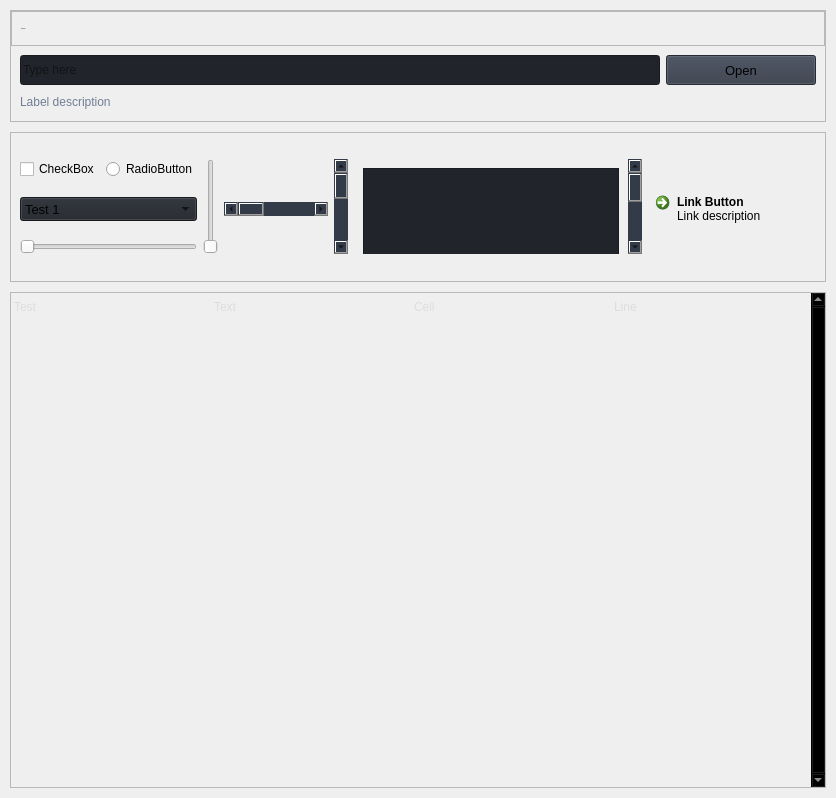
             <widget class="QWidget" name="widgets">
              <property name="styleSheet">
               <string notr="true">b</string>
              </property>
              <layout class="QVBoxLayout" name="verticalLayout">
               <property name="spacing">
                <number>10</number>
               </property>
               <property name="leftMargin">
                <number>10</number>
               </property>
               <property name="topMargin">
                <number>10</number>
               </property>
               <property name="rightMargin">
                <number>10</number>
               </property>
               <property name="bottomMargin">
                <number>10</number>
               </property>
               <item>
                <widget class="QFrame" name="row_1">
                 <property name="frameShape">
                  <enum>QFrame::StyledPanel</enum>
                 </property>
                 <property name="frameShadow">
                  <enum>QFrame::Raised</enum>
                 </property>
                 <layout class="QVBoxLayout" name="verticalLayout_16">
                  <property name="spacing">
                   <number>0</number>
                  </property>
                  <property name="leftMargin">
                   <number>0</number>
                  </property>
                  <property name="topMargin">
                   <number>0</number>
                  </property>
                  <property name="rightMargin">
                   <number>0</number>
                  </property>
                  <property name="bottomMargin">
                   <number>0</number>
                  </property>
                  <item>
                   <widget class="QFrame" name="frame_div_content_1">
                    <property name="minimumSize">
                     <size>
                      <width>0</width>
                      <height>110</height>
                     </size>
                    </property>
                    <property name="maximumSize">
                     <size>
                      <width>16777215</width>
                      <height>110</height>
                     </size>
                    </property>
                    <property name="frameShape">
                     <enum>QFrame::NoFrame</enum>
                    </property>
                    <property name="frameShadow">
                     <enum>QFrame::Raised</enum>
                    </property>
                    <layout class="QVBoxLayout" name="verticalLayout_17">
                     <property name="spacing">
                      <number>0</number>
                     </property>
                     <property name="leftMargin">
                      <number>0</number>
                     </property>
                     <property name="topMargin">
                      <number>0</number>
                     </property>
                     <property name="rightMargin">
                      <number>0</number>
                     </property>
                     <property name="bottomMargin">
                      <number>0</number>
                     </property>
                     <item>
                      <widget class="QFrame" name="frame_title_wid_1">
                       <property name="maximumSize">
                        <size>
                         <width>16777215</width>
                         <height>35</height>
                        </size>
                       </property>
                       <property name="frameShape">
                        <enum>QFrame::StyledPanel</enum>
                       </property>
                       <property name="frameShadow">
                        <enum>QFrame::Raised</enum>
                       </property>
                       <layout class="QVBoxLayout" name="verticalLayout_18">
                        <item>
                         <widget class="QLabel" name="labelBoxBlenderInstalation">
                          <property name="font">
                           <font>
                            <family>Segoe UI</family>
                            <pointsize>-1</pointsize>
                            <italic>false</italic>
                            <bold>false</bold>
                           </font>
                          </property>
                          <property name="styleSheet">
                           <string notr="true"/>
                          </property>
                          <property name="text">
                           <string>FILE BOX</string>
                          </property>
                         </widget>
                        </item>
                       </layout>
                      </widget>
                     </item>
                     <item>
                      <widget class="QFrame" name="frame_content_wid_1">
                       <property name="frameShape">
                        <enum>QFrame::NoFrame</enum>
                       </property>
                       <property name="frameShadow">
                        <enum>QFrame::Raised</enum>
                       </property>
                       <layout class="QHBoxLayout" name="horizontalLayout_9">
                        <item>
                         <layout class="QGridLayout" name="gridLayout">
                          <property name="bottomMargin">
                           <number>0</number>
                          </property>
                          <item row="0" column="0">
                           <widget class="QLineEdit" name="lineEdit">
                            <property name="minimumSize">
                             <size>
                              <width>0</width>
                              <height>30</height>
                             </size>
                            </property>
                            <property name="styleSheet">
                             <string notr="true">background-color: rgb(33, 37, 43);</string>
                            </property>
                            <property name="text">
                             <string/>
                            </property>
                            <property name="placeholderText">
                             <string>Type here</string>
                            </property>
                           </widget>
                          </item>
                          <item row="0" column="1">
                           <widget class="QPushButton" name="pushButton">
                            <property name="minimumSize">
                             <size>
                              <width>150</width>
                              <height>30</height>
                             </size>
                            </property>
                            <property name="font">
                             <font>
                              <family>Segoe UI</family>
                              <pointsize>10</pointsize>
                              <italic>false</italic>
                              <bold>false</bold>
                             </font>
                            </property>
                            <property name="cursor">
                             <cursorShape>PointingHandCursor</cursorShape>
                            </property>
                            <property name="styleSheet">
                             <string notr="true">background-color: rgb(52, 59, 72);</string>
                            </property>
                            <property name="text">
                             <string>Open</string>
                            </property>
                            <property name="icon">
                             <iconset>
                              <normaloff>:/icons/images/icons/cil-folder-open.png</normaloff>:/icons/images/icons/cil-folder-open.png</iconset>
                            </property>
                           </widget>
                          </item>
                          <item row="1" column="0" colspan="2">
                           <widget class="QLabel" name="labelVersion_3">
                            <property name="styleSheet">
                             <string notr="true">color: rgb(113, 126, 149);</string>
                            </property>
                            <property name="lineWidth">
                             <number>1</number>
                            </property>
                            <property name="text">
                             <string>Label description</string>
                            </property>
                            <property name="alignment">
                             <set>Qt::AlignLeading|Qt::AlignLeft|Qt::AlignVCenter</set>
                            </property>
                           </widget>
                          </item>
                         </layout>
                        </item>
                       </layout>
                      </widget>
                     </item>
                    </layout>
                   </widget>
                  </item>
                 </layout>
                </widget>
               </item>
               <item>
                <widget class="QFrame" name="row_2">
                 <property name="minimumSize">
                  <size>
                   <width>0</width>
                   <height>150</height>
                  </size>
                 </property>
                 <property name="frameShape">
                  <enum>QFrame::StyledPanel</enum>
                 </property>
                 <property name="frameShadow">
                  <enum>QFrame::Raised</enum>
                 </property>
                 <layout class="QVBoxLayout" name="verticalLayout_19">
                  <item>
                   <layout class="QGridLayout" name="gridLayout_2">
                    <item row="0" column="0">
                     <widget class="QCheckBox" name="checkBox">
                      <property name="autoFillBackground">
                       <bool>false</bool>
                      </property>
                      <property name="styleSheet">
                       <string notr="true"/>
                      </property>
                      <property name="text">
                       <string>CheckBox</string>
                      </property>
                     </widget>
                    </item>
                    <item row="0" column="1">
                     <widget class="QRadioButton" name="radioButton">
                      <property name="styleSheet">
                       <string notr="true"/>
                      </property>
                      <property name="text">
                       <string>RadioButton</string>
                      </property>
                     </widget>
                    </item>
                    <item row="0" column="2" rowspan="3">
                     <widget class="QSlider" name="verticalSlider">
                      <property name="styleSheet">
                       <string notr="true"/>
                      </property>
                      <property name="orientation">
                       <enum>Qt::Vertical</enum>
                      </property>
                     </widget>
                    </item>
                    <item row="0" column="4" rowspan="3">
                     <widget class="QScrollBar" name="verticalScrollBar">
                      <property name="styleSheet">
                       <string notr="true"> QScrollBar:vertical { background: rgb(52, 59, 72); }
 QScrollBar:horizontal { background: rgb(52, 59, 72); }</string>
                      </property>
                      <property name="orientation">
                       <enum>Qt::Vertical</enum>
                      </property>
                     </widget>
                    </item>
                    <item row="0" column="5" rowspan="3">
                     <widget class="QScrollArea" name="scrollArea">
                      <property name="styleSheet">
                       <string notr="true"> QScrollBar:vertical {
    background: rgb(52, 59, 72);
 }
 QScrollBar:horizontal {
    background: rgb(52, 59, 72);
 }</string>
                      </property>
                      <property name="frameShape">
                       <enum>QFrame::NoFrame</enum>
                      </property>
                      <property name="verticalScrollBarPolicy">
                       <enum>Qt::ScrollBarAlwaysOn</enum>
                      </property>
                      <property name="horizontalScrollBarPolicy">
                       <enum>Qt::ScrollBarAsNeeded</enum>
                      </property>
                      <property name="widgetResizable">
                       <bool>true</bool>
                      </property>
                      <widget class="QWidget" name="scrollAreaWidgetContents">
                       <property name="geometry">
                        <rect>
                         <x>0</x>
                         <y>0</y>
                         <width>218</width>
                         <height>218</height>
                        </rect>
                       </property>
                       <property name="styleSheet">
                        <string notr="true"> QScrollBar:vertical {
	border: none;
    background: rgb(52, 59, 72);
    width: 14px;
    margin: 21px 0 21px 0;
	border-radius: 0px;
 }</string>
                       </property>
                       <layout class="QHBoxLayout" name="horizontalLayout_11">
                        <item>
                         <widget class="QPlainTextEdit" name="plainTextEdit">
                          <property name="minimumSize">
                           <size>
                            <width>200</width>
                            <height>200</height>
                           </size>
                          </property>
                          <property name="styleSheet">
                           <string notr="true">background-color: rgb(33, 37, 43);</string>
                          </property>
                         </widget>
                        </item>
                       </layout>
                      </widget>
                     </widget>
                    </item>
                    <item row="1" column="0" colspan="2">
                     <widget class="QComboBox" name="comboBox">
                      <property name="font">
                       <font>
                        <family>Segoe UI</family>
                        <pointsize>10</pointsize>
                        <italic>false</italic>
                        <bold>false</bold>
                       </font>
                      </property>
                      <property name="toolTipDuration">
                       <number>-1</number>
                      </property>
                      <property name="autoFillBackground">
                       <bool>false</bool>
                      </property>
                      <property name="styleSheet">
                       <string notr="true">background-color: rgb(33, 37, 43);</string>
                      </property>
                      <property name="sizeAdjustPolicy">
                       <enum>QComboBox::AdjustToMinimumContentsLengthWithIcon</enum>
                      </property>
                      <property name="iconSize">
                       <size>
                        <width>16</width>
                        <height>16</height>
                       </size>
                      </property>
                      <property name="frame">
                       <bool>true</bool>
                      </property>
                      <item>
                       <property name="text">
                        <string>Test 1</string>
                       </property>
                      </item>
                      <item>
                       <property name="text">
                        <string>Test 2</string>
                       </property>
                      </item>
                      <item>
                       <property name="text">
                        <string>Test 3</string>
                       </property>
                      </item>
                     </widget>
                    </item>
                    <item row="1" column="3">
                     <widget class="QScrollBar" name="horizontalScrollBar">
                      <property name="sizePolicy">
                       <sizepolicy hsizetype="Expanding" vsizetype="Fixed">
                        <horstretch>0</horstretch>
                        <verstretch>0</verstretch>
                       </sizepolicy>
                      </property>
                      <property name="styleSheet">
                       <string notr="true"> QScrollBar:vertical { background: rgb(52, 59, 72); }
 QScrollBar:horizontal { background: rgb(52, 59, 72); }</string>
                      </property>
                      <property name="orientation">
                       <enum>Qt::Horizontal</enum>
                      </property>
                     </widget>
                    </item>
                    <item row="1" column="6">
                     <widget class="QCommandLinkButton" name="commandLinkButton">
                      <property name="cursor">
                       <cursorShape>PointingHandCursor</cursorShape>
                      </property>
                      <property name="styleSheet">
                       <string notr="true"/>
                      </property>
                      <property name="text">
                       <string>Link Button</string>
                      </property>
                      <property name="icon">
                       <iconset>
                        <normaloff>:/icons/images/icons/cil-link.png</normaloff>:/icons/images/icons/cil-link.png</iconset>
                      </property>
                      <property name="description">
                       <string>Link description</string>
                      </property>
                     </widget>
                    </item>
                    <item row="2" column="0" colspan="2">
                     <widget class="QSlider" name="horizontalSlider">
                      <property name="styleSheet">
                       <string notr="true"/>
                      </property>
                      <property name="orientation">
                       <enum>Qt::Horizontal</enum>
                      </property>
                     </widget>
                    </item>
                   </layout>
                  </item>
                 </layout>
                </widget>
               </item>
               <item>
                <widget class="QFrame" name="row_3">
                 <property name="minimumSize">
                  <size>
                   <width>0</width>
                   <height>150</height>
                  </size>
                 </property>
                 <property name="frameShape">
                  <enum>QFrame::StyledPanel</enum>
                 </property>
                 <property name="frameShadow">
                  <enum>QFrame::Raised</enum>
                 </property>
                 <layout class="QHBoxLayout" name="horizontalLayout_12">
                  <property name="spacing">
                   <number>0</number>
                  </property>
                  <property name="leftMargin">
                   <number>0</number>
                  </property>
                  <property name="topMargin">
                   <number>0</number>
                  </property>
                  <property name="rightMargin">
                   <number>0</number>
                  </property>
                  <property name="bottomMargin">
                   <number>0</number>
                  </property>
                  <item>
                   <widget class="QTableWidget" name="tableWidget">
                    <property name="sizePolicy">
                     <sizepolicy hsizetype="Expanding" vsizetype="Expanding">
                      <horstretch>0</horstretch>
                      <verstretch>0</verstretch>
                     </sizepolicy>
                    </property>
                    <property name="palette">
                     <palette>
                      <active>
                       <colorrole role="WindowText">
                        <brush brushstyle="SolidPattern">
                         <color alpha="255">
                          <red>221</red>
                          <green>221</green>
                          <blue>221</blue>
                         </color>
                        </brush>
                       </colorrole>
                       <colorrole role="Button">
                        <brush brushstyle="SolidPattern">
                         <color alpha="0">
                          <red>0</red>
                          <green>0</green>
                          <blue>0</blue>
                         </color>
                        </brush>
                       </colorrole>
                       <colorrole role="Text">
                        <brush brushstyle="SolidPattern">
                         <color alpha="255">
                          <red>221</red>
                          <green>221</green>
                          <blue>221</blue>
                         </color>
                        </brush>
                       </colorrole>
                       <colorrole role="ButtonText">
                        <brush brushstyle="SolidPattern">
                         <color alpha="255">
                          <red>221</red>
                          <green>221</green>
                          <blue>221</blue>
                         </color>
                        </brush>
                       </colorrole>
                       <colorrole role="Base">
                        <brush brushstyle="NoBrush">
                         <color alpha="255">
                          <red>0</red>
                          <green>0</green>
                          <blue>0</blue>
                         </color>
                        </brush>
                       </colorrole>
                       <colorrole role="Window">
                        <brush brushstyle="SolidPattern">
                         <color alpha="0">
                          <red>0</red>
                          <green>0</green>
                          <blue>0</blue>
                         </color>
                        </brush>
                       </colorrole>
                       <colorrole role="PlaceholderText">
                        <brush brushstyle="SolidPattern">
                         <color alpha="128">
                          <red>221</red>
                          <green>221</green>
                          <blue>221</blue>
                         </color>
                        </brush>
                       </colorrole>
                      </active>
                      <inactive>
                       <colorrole role="WindowText">
                        <brush brushstyle="SolidPattern">
                         <color alpha="255">
                          <red>221</red>
                          <green>221</green>
                          <blue>221</blue>
                         </color>
                        </brush>
                       </colorrole>
                       <colorrole role="Button">
                        <brush brushstyle="SolidPattern">
                         <color alpha="0">
                          <red>0</red>
                          <green>0</green>
                          <blue>0</blue>
                         </color>
                        </brush>
                       </colorrole>
                       <colorrole role="Text">
                        <brush brushstyle="SolidPattern">
                         <color alpha="255">
                          <red>221</red>
                          <green>221</green>
                          <blue>221</blue>
                         </color>
                        </brush>
                       </colorrole>
                       <colorrole role="ButtonText">
                        <brush brushstyle="SolidPattern">
                         <color alpha="255">
                          <red>221</red>
                          <green>221</green>
                          <blue>221</blue>
                         </color>
                        </brush>
                       </colorrole>
                       <colorrole role="Base">
                        <brush brushstyle="NoBrush">
                         <color alpha="255">
                          <red>0</red>
                          <green>0</green>
                          <blue>0</blue>
                         </color>
                        </brush>
                       </colorrole>
                       <colorrole role="Window">
                        <brush brushstyle="SolidPattern">
                         <color alpha="0">
                          <red>0</red>
                          <green>0</green>
                          <blue>0</blue>
                         </color>
                        </brush>
                       </colorrole>
                       <colorrole role="PlaceholderText">
                        <brush brushstyle="SolidPattern">
                         <color alpha="128">
                          <red>221</red>
                          <green>221</green>
                          <blue>221</blue>
                         </color>
                        </brush>
                       </colorrole>
                      </inactive>
                      <disabled>
                       <colorrole role="WindowText">
                        <brush brushstyle="SolidPattern">
                         <color alpha="255">
                          <red>221</red>
                          <green>221</green>
                          <blue>221</blue>
                         </color>
                        </brush>
                       </colorrole>
                       <colorrole role="Button">
                        <brush brushstyle="SolidPattern">
                         <color alpha="0">
                          <red>0</red>
                          <green>0</green>
                          <blue>0</blue>
                         </color>
                        </brush>
                       </colorrole>
                       <colorrole role="Text">
                        <brush brushstyle="SolidPattern">
                         <color alpha="255">
                          <red>221</red>
                          <green>221</green>
                          <blue>221</blue>
                         </color>
                        </brush>
                       </colorrole>
                       <colorrole role="ButtonText">
                        <brush brushstyle="SolidPattern">
                         <color alpha="255">
                          <red>221</red>
                          <green>221</green>
                          <blue>221</blue>
                         </color>
                        </brush>
                       </colorrole>
                       <colorrole role="Base">
                        <brush brushstyle="NoBrush">
                         <color alpha="255">
                          <red>0</red>
                          <green>0</green>
                          <blue>0</blue>
                         </color>
                        </brush>
                       </colorrole>
                       <colorrole role="Window">
                        <brush brushstyle="SolidPattern">
                         <color alpha="0">
                          <red>0</red>
                          <green>0</green>
                          <blue>0</blue>
                         </color>
                        </brush>
                       </colorrole>
                       <colorrole role="PlaceholderText">
                        <brush brushstyle="SolidPattern">
                         <color alpha="128">
                          <red>221</red>
                          <green>221</green>
                          <blue>221</blue>
                         </color>
                        </brush>
                       </colorrole>
                      </disabled>
                     </palette>
                    </property>
                    <property name="frameShape">
                     <enum>QFrame::NoFrame</enum>
                    </property>
                    <property name="verticalScrollBarPolicy">
                     <enum>Qt::ScrollBarAlwaysOn</enum>
                    </property>
                    <property name="sizeAdjustPolicy">
                     <enum>QAbstractScrollArea::AdjustToContents</enum>
                    </property>
                    <property name="editTriggers">
                     <set>QAbstractItemView::NoEditTriggers</set>
                    </property>
                    <property name="selectionMode">
                     <enum>QAbstractItemView::SingleSelection</enum>
                    </property>
                    <property name="selectionBehavior">
                     <enum>QAbstractItemView::SelectRows</enum>
                    </property>
                    <property name="showGrid">
                     <bool>true</bool>
                    </property>
                    <property name="gridStyle">
                     <enum>Qt::SolidLine</enum>
                    </property>
                    <property name="sortingEnabled">
                     <bool>false</bool>
                    </property>
                    <attribute name="horizontalHeaderVisible">
                     <bool>false</bool>
                    </attribute>
                    <attribute name="horizontalHeaderCascadingSectionResizes">
                     <bool>true</bool>
                    </attribute>
                    <attribute name="horizontalHeaderDefaultSectionSize">
                     <number>200</number>
                    </attribute>
                    <attribute name="horizontalHeaderStretchLastSection">
                     <bool>true</bool>
                    </attribute>
                    <attribute name="verticalHeaderVisible">
                     <bool>false</bool>
                    </attribute>
                    <attribute name="verticalHeaderCascadingSectionResizes">
                     <bool>false</bool>
                    </attribute>
                    <attribute name="verticalHeaderHighlightSections">
                     <bool>false</bool>
                    </attribute>
                    <attribute name="verticalHeaderStretchLastSection">
                     <bool>true</bool>
                    </attribute>
                    <row>
                     <property name="text">
                      <string>New Row</string>
                     </property>
                     <property name="font">
                      <font>
                       <family>Segoe UI</family>
                      </font>
                     </property>
                    </row>
                    <row>
                     <property name="text">
                      <string>New Row</string>
                     </property>
                    </row>
                    <row>
                     <property name="text">
                      <string>New Row</string>
                     </property>
                    </row>
                    <row>
                     <property name="text">
                      <string>New Row</string>
                     </property>
                    </row>
                    <row>
                     <property name="text">
                      <string>New Row</string>
                     </property>
                    </row>
                    <row>
                     <property name="text">
                      <string>New Row</string>
                     </property>
                    </row>
                    <row>
                     <property name="text">
                      <string>New Row</string>
                     </property>
                    </row>
                    <row>
                     <property name="text">
                      <string>New Row</string>
                     </property>
                    </row>
                    <row>
                     <property name="text">
                      <string>New Row</string>
                     </property>
                    </row>
                    <row>
                     <property name="text">
                      <string>New Row</string>
                     </property>
                    </row>
                    <row>
                     <property name="text">
                      <string>New Row</string>
                     </property>
                    </row>
                    <row>
                     <property name="text">
                      <string>New Row</string>
                     </property>
                    </row>
                    <row>
                     <property name="text">
                      <string>New Row</string>
                     </property>
                    </row>
                    <row>
                     <property name="text">
                      <string>New Row</string>
                     </property>
                    </row>
                    <row>
                     <property name="text">
                      <string>New Row</string>
                     </property>
                    </row>
                    <row>
                     <property name="text">
                      <string>New Row</string>
                     </property>
                    </row>
                    <column>
                     <property name="text">
                      <string>0</string>
                     </property>
                    </column>
                    <column>
                     <property name="text">
                      <string>1</string>
                     </property>
                    </column>
                    <column>
                     <property name="text">
                      <string>2</string>
                     </property>
                    </column>
                    <column>
                     <property name="text">
                      <string>3</string>
                     </property>
                    </column>
                    <item row="0" column="0">
                     <property name="text">
                      <string>Test</string>
                     </property>
                    </item>
                    <item row="0" column="1">
                     <property name="text">
                      <string>Text</string>
                     </property>
                    </item>
                    <item row="0" column="2">
                     <property name="text">
                      <string>Cell</string>
                     </property>
                    </item>
                    <item row="0" column="3">
                     <property name="text">
                      <string>Line</string>
                     </property>
                    </item>
                   </widget>
                  </item>
                 </layout>
                </widget>
               </item>
              </layout>
             </widget>
